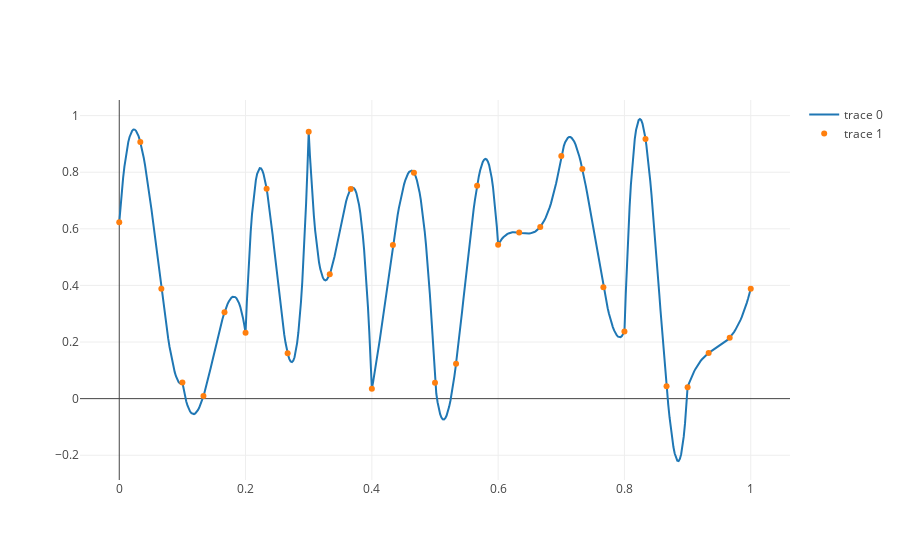

The notebook cell saved with this chart:
### Markdown cell above
We can generate a random vector $ui$ and use the previous function

### Code cell
ui = np.random.rand(n_bases)

x, u = interpolate(ui)


fig = go.Figure(data=[
    go.Scatter(x=x, y=u, mode='lines'),
    go.Scatter(x=nodes, y=ui, mode='markers'),
])
plotly.iplot(fig)

### Figure 1 — Plotly figure (JSON) as saved in the notebook; plotly's stock layout.template omitted (floating-point values rounded to 4 significant figures; data arrays with more than 128 entries replaced by an {"elided": "..."} marker saying what was removed)
{"data": [{"mode": "lines", "type": "scatter", "uid": "d2e94174-8d67-4689-912e-cdf7972b16b7", "x": {"elided": "500 float values"}, "y": {"elided": "500 float values"}}, {"mode": "markers", "type": "scatter", "uid": "952bdaab-31bc-40e2-94d2-93408748c033", "x": [0, 0.1, 0.2, 0.3, 0.4, 0.5, 0.6, 0.7, 0.8, 0.9, 1, 0.03333, 0.06667, 0.1333, 0.1667, 0.2333, 0.2667, 0.3333, 0.3667, 0.4333, 0.4667, 0.5333, 0.5667, 0.6333, 0.6667, 0.7333, 0.7667, 0.8333, 0.8667, 0.9333, 0.9667], "y": [0.6228, 0.05675, 0.2326, 0.9428, 0.03474, 0.05602, 0.544, 0.8577, 0.2371, 0.04021, 0.3886, 0.907, 0.3886, 0.009119, 0.3049, 0.7413, 0.1601, 0.4396, 0.741, 0.5425, 0.7985, 0.1235, 0.7518, 0.5867, 0.6067, 0.8115, 0.3933, 0.9174, 0.04372, 0.1613, 0.2154]}], "layout": {}}
